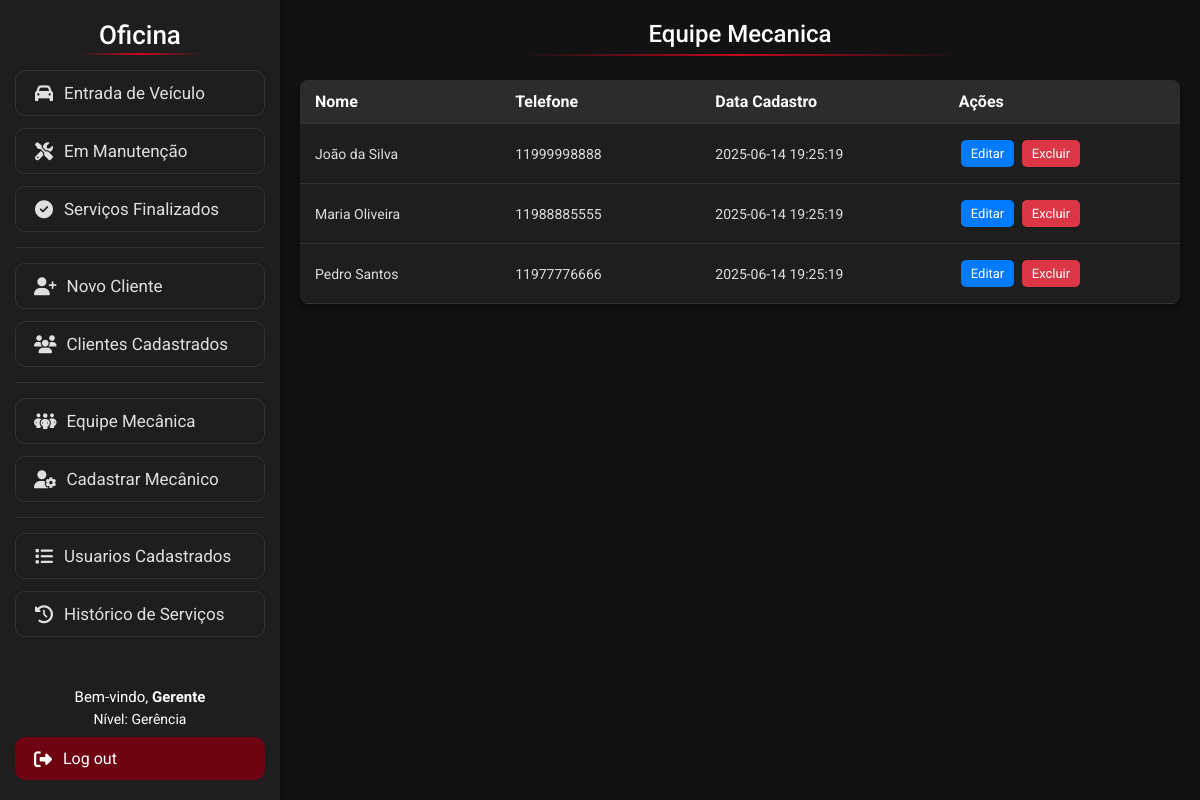
Screenshot of /Visao/ListarMecanicos.php (signed in) with the database file from the repository.
### tables this page shows
create table mecanico (
idMecanico int auto_increment primary key,
nome varchar(80) not null,
telefone varchar(20) not null,
dataCadastro datetime default current_timestamp
);

### Modelo/DAO/ClassMecanicoDAO.php (called while the page is built, shortened)
<?php
class ClassMecanicoDAO
{
    public function listarMecanico()
    {
        try {
            $pdo = Conexao::getInstance();
            $sql = "SELECT * FROM mecanico";
            $stmt = $pdo->prepare($sql);
            $stmt->execute();
            return $stmt->fetchAll(PDO::FETCH_ASSOC);
        } catch (PDOException $exc) {
            echo $exc->getMessage();
        }
    }
}

### Visao/ListarMecanicos.php (the view, shortened to what this page needs)
<!DOCTYPE html>
<html lang="pt-BR">
<head>
    <link rel="stylesheet" href="css/lista.css">
</head>
<body>
    <?php
    include 'Menu.php';
    ?>
    <h1 class="titulo">Equipe Mecanica</h1>
    <table class="tabela-clientes">
        <thead>
            <tr>
                <th>Nome</th>
                <th>Telefone</th>
                <th>Data Cadastro</th>
                <?php if ($_SESSION['nivel'] == 1) { ?>
                    <th>Ações</th>
                <?php } ?>
            </tr>
        </thead>
        <tbody>
            <?php
            require_once "../Modelo/DAO/ClassMecanicoDAO.php";
            $classMecanicoDAO = new ClassMecanicoDAO();
            $mecanicos = $classMecanicoDAO->listarMecanico();
            foreach ($mecanicos as $mecanico) {
                echo '<tr>';
                echo '<td>' . $mecanico['nome'] . '</td>';
                echo '<td>' . $mecanico['telefone'] . '</td>';
                echo '<td>' . $mecanico['dataCadastro'] . '</td>';
                if ($_SESSION['nivel'] == 1) {
                    echo '<td>
                    <a href="AlterarMecanico.php?idex=' . $mecanico['idMecanico'] . '"class="btn btn-editar">Editar</a>
                    <a href="../Controle/ControleMecanico.php?ACAO=deletarMecanico&idex=' . $mecanico['idMecanico'] . '" class="btn btn-excluir" onclick="return confirm(\'Tem certeza que deseja excluir este mecânico?\')">Excluir</a>
                    </td>';
                }
                echo '</tr>';
            }
            ?>
        </tbody>
    </table>
</body>
</html>

### Visao/css/lista.css (style rules this page uses)
* { box-sizing: border-box; font-family: 'Roboto', sans-serif; margin: 0; padding: 0; }
body { background-color: #121212; color: #e0e0e0; padding: 20px; margin-left: 280px; }
.titulo { color: white; margin-bottom: 1.5rem; font-weight: 500; font-size: 24px; text-align: center; position: relative; padding-bottom: 0.5rem; }
.titulo::after { content: ''; position: absolute; bottom: 0; left: 25%; width: 50%; height: 2px; background: linear-gradient(90deg, transparent, #ff0022c4, transparent); }
.tabela-clientes { width: 100%; min-width: 600px; border-collapse: collapse; background-color: #1e1e1e; border-radius: 8px; overflow: hidden; box-shadow: 0 4px 10px rgba(0, 0, 0, 0.5); }
.tabela-clientes th, .tabela-clientes td { padding: 12px 15px; text-align: left; border-bottom: 1px solid #333; word-wrap: break-word; }
.tabela-clientes th { background-color: #2c2c2c; color: #ffffff; }
.tabela-clientes td { color: #dddddd; font-size: 14px; min-width: 130px; }
.btn { padding: 6px 10px; border: none; border-radius: 5px; cursor: pointer; font-size: 13px; margin: 4px 2px; display: inline-block; white-space: nowrap; text-align: center; }
.btn-editar { background-color: #007bff; color: white; text-decoration: none; }
.btn-excluir { background-color: #dc3545; color: white; text-decoration: none; }

### rows the page displays
mecanico: nome "João da Silva", telefone "11999998888", dataCadastro "2025-06-14 19:25:19"
mecanico: nome "Maria Oliveira", telefone "11988885555", dataCadastro "2025-06-14 19:25:19"
mecanico: nome "Pedro Santos", telefone "11977776666", dataCadastro "2025-06-14 19:25:19"

### other values shown
$_SESSION['login'] "Gerente"
